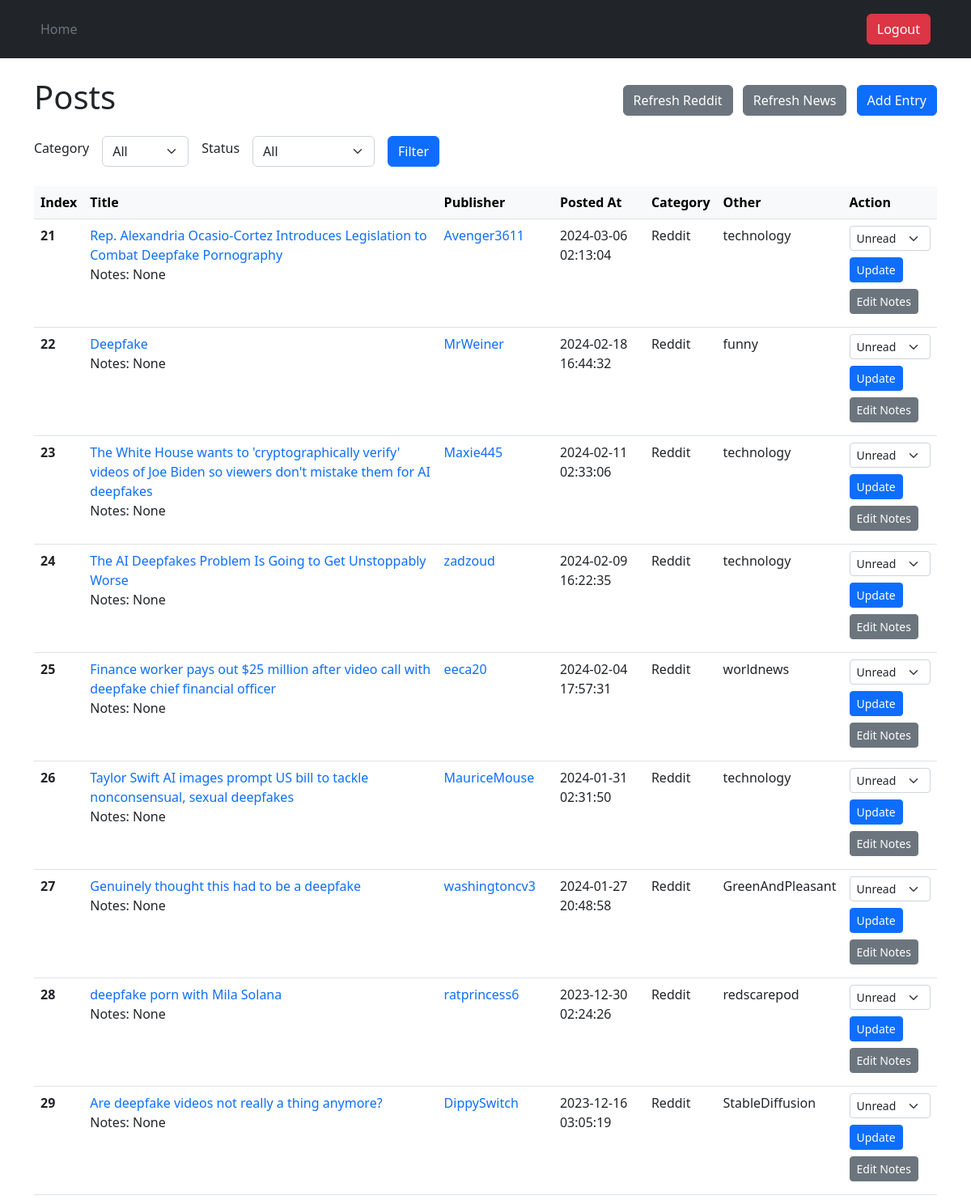
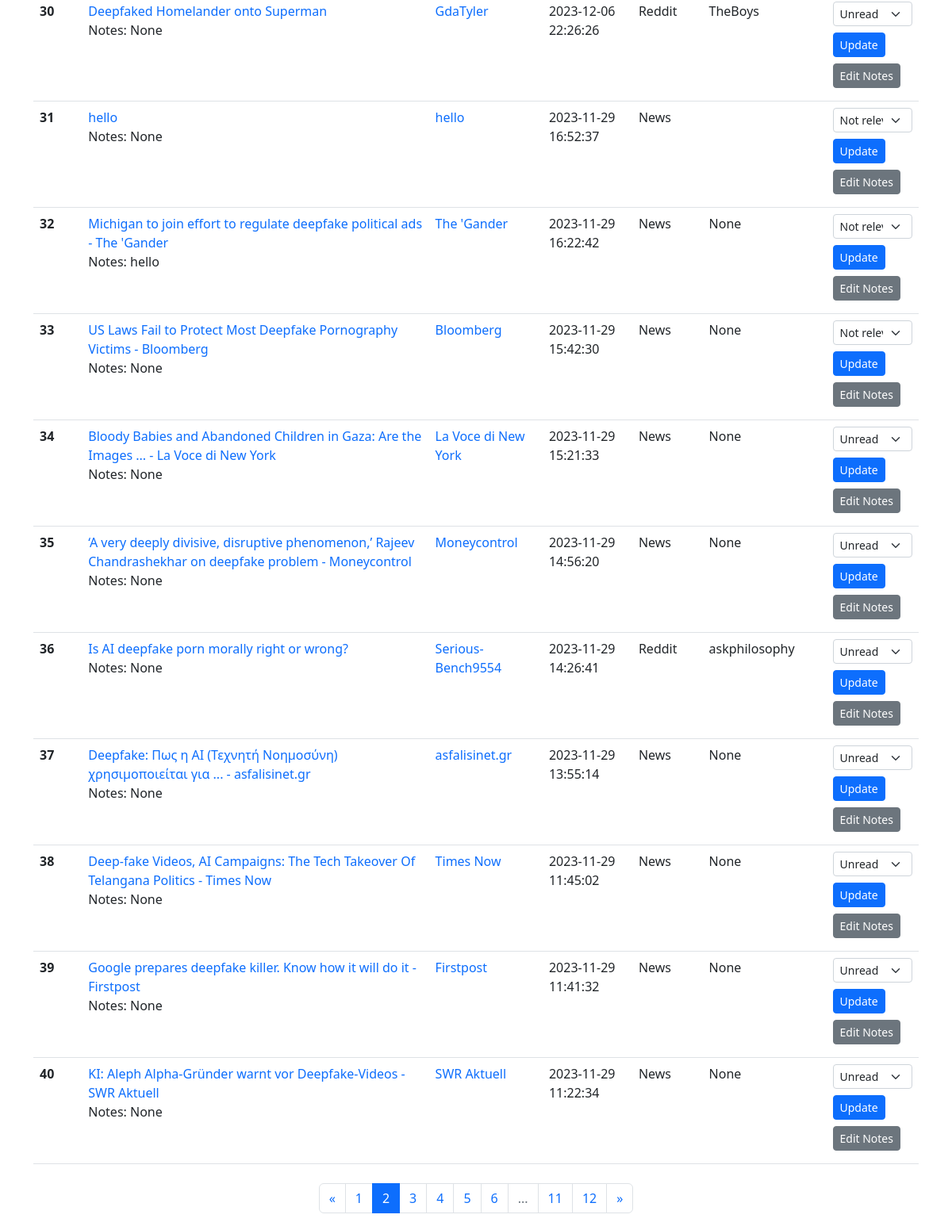
The app's page /?page=2 (signed in) with its own data (2 pictures, top to bottom).
### src/core/models.py (models this page shows, shortened)
class Post(db.Model):
    __tablename__ = "posts"
    id = db.Column(db.Integer, primary_key=True)
    title = db.Column(db.String(300), nullable=False)
    url = db.Column(db.String(300), unique=True, nullable=False)
    publisher = db.Column(db.String(100), nullable=False, default='Unknown')
    publisher_url =  db.Column(db.String(300))
    created_utc = db.Column(db.DateTime, nullable=False)
    category = db.Column(db.String(100), nullable=False)
    other = db.Column(db.String(100))
    status = db.Column(db.Enum('Unread', 'Filtered', 'Not relevant', 'Relevant'), default='Unread')
    notes = db.Column(db.String(1000))

### src/core/views.py (the view)
@core_bp.route("/")
@login_required
def home():
    page = request.args.get('page', 1, type=int)
    per_page = 20
    pagination = Post.query.order_by(Post.created_utc.desc()).paginate(page, per_page, error_out=False)
    posts = pagination.items
    return render_template("core/posts.html", posts=posts, pagination=pagination, per_page=per_page)

### src/__init__.py (called while the page is built)
@login_manager.user_loader
def load_user(user_id):
    return User.query.filter(User.id == int(user_id)).first()

### src/templates/core/posts.html (shortened to what this page needs)
{% extends "_base.html" %}
{% block content %}
<div class="d-flex justify-content-between align-items-center">
    <h1>Posts</h1>
    <div>
        <form action="{{ url_for('core.refresh_reddit')}}" method="post" class="d-inline me-2">
            <button class="btn btn-secondary" type="submit">
                Refresh Reddit
            </button>
        </form>
        <form action="{{ url_for('core.refresh_news')}}" method="post" class="d-inline me-2">
            <button class="btn btn-secondary" type="submit">
                Refresh News
            </button>
        </form>
        <button type="button" class="btn btn-primary" data-bs-toggle="modal" data-bs-target="#addEntryModal">
            Add Entry
        </button>
    </div>
</div>
<div class="mt-3 mb-3">
    <form action="{{ url_for('core.filter') }}" method="get" class="d-flex align-items-center gap-3">
        <div class="col-auto ">
            <label for="category_filter" class="form-label">Category</label>
        </div>
        <div class="col-auto">
            <select name="category_filter" id="category_filter" class="form-select me-2">
                <option value="All" {% if category_filter == 'All' %}selected{% endif %}>All</option>
            </select>
        </div>
        <div class="col-auto">
            <label for="status_filter" class="form-label">Status</label>
        </div>
        <div class="col-auto">
            <select name="status_filter" id="status_filter" class="form-select me-2">
                <option value="All" {% if status_filter == 'All' %}selected{% endif %}>All</option>
            </select>
        </div>
        <button type="submit" class="btn btn-primary">Filter</button>
    </form>
</div>
<div class="table-responsive">
    <table class="table mt-2 mb-4">
        <thead class="table-light">
            <tr>
                <th scope="col">Index</th>
                <th scope="col">Title</th>
                <th scope="col">Publisher</th>
                <th scope="col">Posted At</th>
                <th scope="col">Category</th>
                <th scope="col">Other</th>
                <th scope="col">Action</th>
            </tr>
        </thead>
        <tbody>
            {% for post in posts %}
                <tr class="{{ 'bg-danger bg-opacity-50' if post.status == 'Filtered' else '' }}">
                    <th scope="row">{{ loop.index + (pagination.page - 1) * per_page }}</td>
                    <td>
                        <a href="{{ post.url }}" target="_blank">{{ post.title }}</a>
                        <div>
                            <span>Notes:</span>
                            {{ post.notes }}
                        </div>
                    </td>
                    <td><a href="{{post.publisher_url}}" target="_blank">{{ post.publisher }}</a></td>
                    <td>{{ post.created_utc.strftime('%Y-%m-%d %H:%M:%S') }}</td>
                    <td>{{ post.category }}</td>
                    <td>{{ post.other }}</td>
                    <td>
                        <form action="{{ url_for('core.update_post_status', post_id=post.id) }}" method="post" class="d-inline">
                            <select name="new_status" class="form-select form-select-sm mb-2">
                                <option value="Unread" {% if post.status == 'Unread' %}selected{% endif %}>Unread</option>
                                <option value="Not relevant" {% if post.status == 'Not relevant' %}selected{% endif %}>Not relevant</option>
                            </select>
                            <button type="submit" class="btn btn-primary btn-sm mb-2">Update</button>
                            <button type="button" class="btn btn-secondary btn-sm mb-2" data-bs-toggle="modal" data-bs-target="#editNotesModal-{{ post.id }}">
                                Edit Notes
                            </button>
                        </form>
                    </td>
                </tr>
            {% endfor %}
        </tbody>
    </table>
</div>
{% if pagination.total > 1 %}
<nav aria-label="Page navigation">
  <ul class="pagination justify-content-center">
    {% if pagination.has_prev %}
    <li class="page-item">
      <a class="page-link" href="{{ url_for('core.home', page=pagination.prev_num) }}" aria-label="Previous">
        <span aria-hidden="true">&laquo;</span>
      </a>
    </li>
    {% else %}
    <li class="page-item disabled">
      <span class="page-link">&laquo;</span>
    </li>
    {% endif %}
    {% for page_num in pagination.iter_pages() %}
      {% if page_num %}
        {% if pagination.page == page_num %}
          <li class="page-item active"><span class="page-link">{{ page_num }}</span></li>
        {% else %}
          <li class="page-item"><a class="page-link" href="{{ url_for('core.home', page=page_num) }}">{{ page_num }}</a></li>
        {% endif %}
      {% else %}
        <li class="page-item disabled"><span class="page-link">...</span></li>
      {% endif %}
    {% endfor %}
    {% if pagination.has_next %}
    <li class="page-item">
      <a class="page-link" href="{{ url_for('core.home', page=pagination.next_num) }}" aria-label="Next">
        <span aria-hidden="true">&raquo;</span>
      </a>
    </li>
    {% else %}
    <li class="page-item disabled">
      <span class="page-link">&raquo;</span>
    </li>
    {% endif %}
  </ul>
</nav>
{% endif %}
{% endblock %}

### src/static/styles.css (style rules this page uses)
a { text-decoration: none; }

### records on screen
Post: title "Rep. Alexandria Ocasio-Cortez Introduces Legislation to Combat Deepfake Pornography", notes "None", publisher "Avenger3611", created_utc "2024-03-06 02:13:04", category "Reddit", other "technology", new_status "Unread"
Post: title "Deepfake", notes "None", publisher "MrWeiner", created_utc "2024-02-18 16:44:32", category "Reddit", other "funny", new_status "Unread"
Post: title "The White House wants to 'cryptographically verify' videos of Joe Biden so viewers don't mistake them for AI deepfakes", notes "None", publisher "Maxie445", created_utc "2024-02-11 02:33:06", category "Reddit", other "technology", new_status "Unread"
Post: title "The AI Deepfakes Problem Is Going to Get Unstoppably Worse", notes "None", publisher "zadzoud", created_utc "2024-02-09 16:22:35", category "Reddit", other "technology", new_status "Unread"
Post: title "Finance worker pays out $25 million after video call with deepfake chief financial officer", notes "None", publisher "eeca20", created_utc "2024-02-04 17:57:31", category "Reddit", other "worldnews", new_status "Unread"
Post: title "Taylor Swift AI images prompt US bill to tackle nonconsensual, sexual deepfakes", notes "None", publisher "MauriceMouse", created_utc "2024-01-31 02:31:50", category "Reddit", other "technology", new_status "Unread"
Post: title "Genuinely thought this had to be a deepfake", notes "None", publisher "washingtoncv3", created_utc "2024-01-27 20:48:58", category "Reddit", other "GreenAndPleasant", new_status "Unread"
Post: title "deepfake porn with Mila Solana", notes "None", publisher "ratprincess6", created_utc "2023-12-30 02:24:26", category "Reddit", other "redscarepod", new_status "Unread"
Post: title "Are deepfake videos not really a thing anymore?", notes "None", publisher "DippySwitch", created_utc "2023-12-16 03:05:19", category "Reddit", other "StableDiffusion", new_status "Unread"
Post: title "Deepfaked Homelander onto Superman", notes "None", publisher "GdaTyler", created_utc "2023-12-06 22:26:26", category "Reddit", other "TheBoys", new_status "Unread"
Post: title "hello", notes "None", publisher "hello", created_utc "2023-11-29 16:52:37", category "News", new_status "Not relevant"
Post: title "Michigan to join effort to regulate deepfake political ads - The 'Gander", notes "hello", publisher "The 'Gander", created_utc "2023-11-29 16:22:42", category "News", other "None", new_status "Not relevant"
Post: title "US Laws Fail to Protect Most Deepfake Pornography Victims - Bloomberg", notes "None", publisher "Bloomberg", created_utc "2023-11-29 15:42:30", category "News", other "None", new_status "Not relevant"
Post: title "Bloody Babies and Abandoned Children in Gaza: Are the Images ... - La Voce di New York", notes "None", publisher "La Voce di New York", created_utc "2023-11-29 15:21:33", category "News", other "None", new_status "Unread"
Post: title "‘A very deeply divisive, disruptive phenomenon,’ Rajeev Chandrashekhar on deepfake problem - Moneycontrol", notes "None", publisher "Moneycontrol", created_utc "2023-11-29 14:56:20", category "News", other "None", new_status "Unread"
Post: title "Is AI deepfake porn morally right or wrong?", notes "None", publisher "Serious-Bench9554", created_utc "2023-11-29 14:26:41", category "Reddit", other "askphilosophy", new_status "Unread"
Post: title "Deepfake: Πως η AI (Τεχνητή Νοημοσύνη) χρησιμοποιείται για ... - asfalisinet.gr", notes "None", publisher "asfalisinet.gr", created_utc "2023-11-29 13:55:14", category "News", other "None", new_status "Unread"
Post: title "Deep-fake Videos, AI Campaigns: The Tech Takeover Of Telangana Politics - Times Now", notes "None", publisher "Times Now", created_utc "2023-11-29 11:45:02", category "News", other "None", new_status "Unread"
Post: title "Google prepares deepfake killer. Know how it will do it - Firstpost", notes "None", publisher "Firstpost", created_utc "2023-11-29 11:41:32", category "News", other "None", new_status "Unread"
Post: title "KI: Aleph Alpha-Gründer warnt vor Deepfake-Videos - SWR Aktuell", notes "None", publisher "SWR Aktuell", created_utc "2023-11-29 11:22:34", category "News", other "None", new_status "Unread"

### other values on screen
{{ page_num }} "1" "3" "4" "5" "6" "11" "12"
{{ page_num }} "2"
